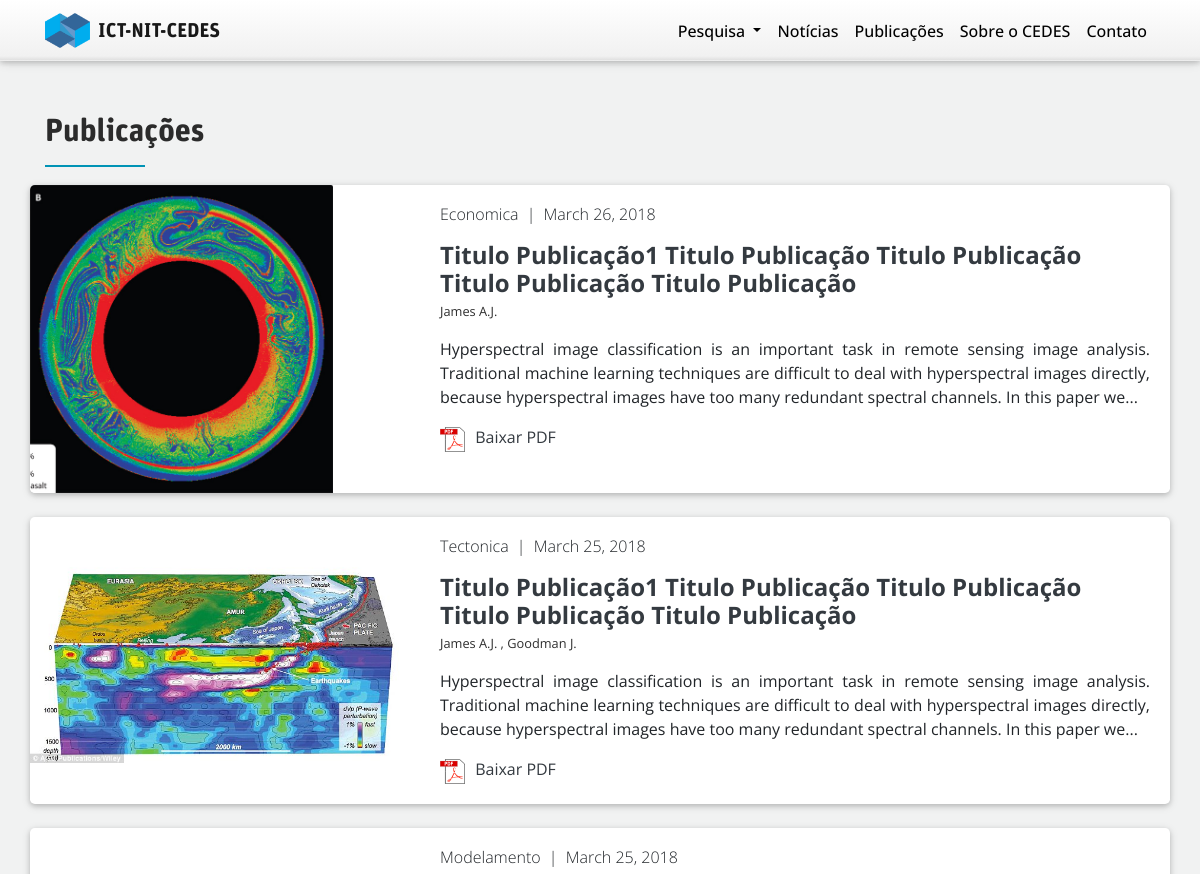
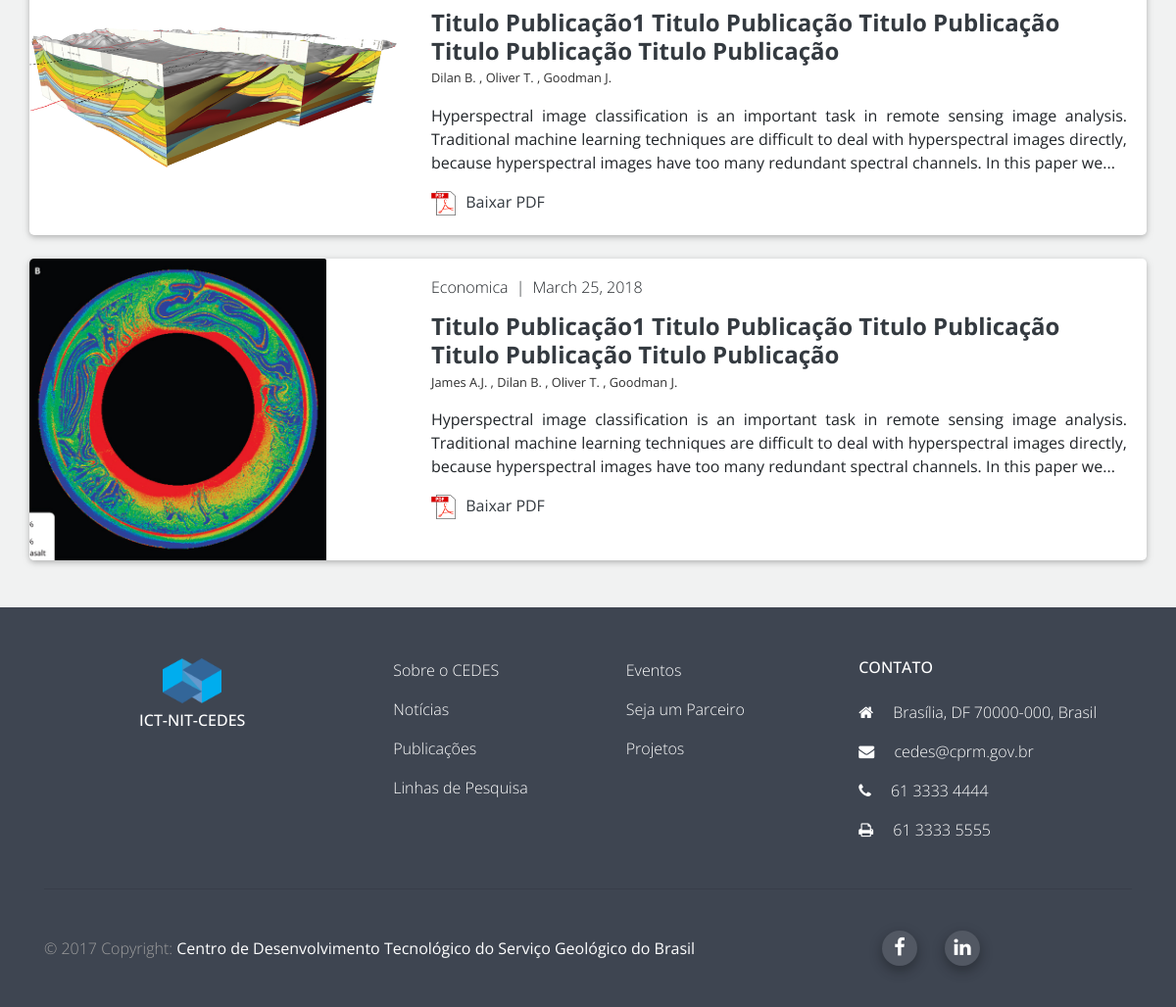
Page /publications on the committed database (2 pictures, top to bottom).
### app/models.py (models this page shows, shortened)
class Publications(db.Model):
    id = db.Column(db.Integer, primary_key=True)
    title = db.Column(db.String(256), index=True)
    category_id = db.Column(db.Integer, db.ForeignKey('publication_categories.id'))
    category = db.relationship('Publication_categories', backref='publication')
    pub_type_id = db.Column(db.Integer, db.ForeignKey('publication_type.id'))
    pub_type = db.relationship('Publication_type', backref='publication')
    date = db.Column(db.DateTime, index=True, default=datetime.utcnow)
    update = db.Column(db.DateTime, index=True, default=datetime.utcnow)
    abstract = db.Column(db.Text())
    file_dir = db.Column(db.String(512))
    authors = db.relationship('Authors', secondary=pub_authors, backref='publication', lazy='dynamic')
    imgs_dir = db.relationship('Publication_imgs', backref='publication', lazy='dynamic')
    @property
    def slugified_title(self):
        return slugify(self.title)
    def link(self):
        return url_for('pubs_detail', post_id=self.id, slug=self.slugified_title)

class Publication_imgs(db.Model):
    id = db.Column(db.Integer, primary_key=True)
    pub_id = db.Column(db.Integer, db.ForeignKey('publications.id'))
    img_path = db.Column(db.String(512))

class Publication_categories(db.Model):
    id = db.Column(db.Integer, primary_key=True)
    category = db.Column(db.String(64), unique=True)

class Authors(db.Model):
    id = db.Column(db.Integer, primary_key=True)
    name = db.Column(db.String(256))
    abrev = db.Column(db.String(64))

### app/routes.py (the view)
@app.route('/publications')
def publications():
    page = request.args.get('page', 1, type=int)
    publications = Publications.query.order_by(Publications.update.desc()).paginate(page, app.config['POSTS_PER_PAGE'], False)
    next_url = url_for('publications', page=publications.next_num) \
        if publications.has_next else None
    prev_url = url_for('publications', page=publications.prev_num) \
        if publications.has_prev else None
    return render_template('publications.html', page=page, pubs=publications, next_url=next_url, prev_url=prev_url)

### app/templates/publications.html (shortened to what this page needs)
{% extends "base.html" %}
{% block content %}
<header>{% block header %}{% include "partials/navbar.html" %}{% endblock %}</header>
{% if pubs.items %}
    {% include "partials/_pubs.html" %}
{% endif %}
{% endblock %}

### app/templates/base.html (shortened to what this page needs)
<!doctype html>
<html lang="pt-br">
    <head>
        <link rel="stylesheet" href="https://maxcdn.bootstrapcdn.com/font-awesome/4.6.0/css/font-awesome.min.css">
        <link href="/static/css/bootstrap.min.css" rel="stylesheet">
        <link href="/static/css/mdb.min.css" rel="stylesheet">
        <link href="/static/css/site.css" rel="stylesheet">
    </head>
    <body>
        {% block content %}
        {% endblock %}
        {% block footer %}
            {% include "partials/footer.html" %}
        {% endblock %}
    </body>
</html>

### app/templates/partials/navbar.html (shortened to what this page needs)
<nav class="navbar navbar-expand-md navbar-light fixed-top top-nav-collapse navbar-txt">
    <div class="container container-nav">
        <a class="navbar-brand mb-0 h1 align-items-center d-flex" href="{{ url_for('index') }}">
            <img src="/static/LOGOS/cedes_1.png" width="45" height="35"
            class="d-inline-block align-top mr-2" alt="">
        ICT-NIT-CEDES
        </a>
        <div class="collapse navbar-collapse" id="navbarsExampleDefault">
        <ul class="navbar-nav ml-auto">
            <li class="nav-item dropdown">
            <a class="nav-link dropdown-toggle" href="#ResearchCont" id="dropdown01" >
                Pesquisa
            </a>
            </li>
            <li class="nav-item">
            <a class="nav-link" href="{{ url_for('news') }}">Notícias</a>
            </li>
            <li class="nav-item">
            <a class="nav-link" href="#PublicationCont">Publicações</a>
            </li>
            <li class="nav-item">
            <a class="nav-link" href="#aboutCont">Sobre o CEDES <span class="sr-only">(current)</span></a>
            </li>
            <li class="nav-item">
            <a class="nav-link" href="#footer">Contato</a>
            </li>
        </ul>
        </div>
    </div>
</nav>

### app/templates/partials/_pubs.html (shortened to what this page needs)
<section id="NewsCont">
    <div class="container pt-5 mb-5">
        <a href="#!">
            <h2 class="display__title h2"> Publicações </h2>
        </a>
        {% if pubs.items %}
        {% for pub in pubs.items %}
            <div class="row mb-4">
                <article>
                    <div class="card hoverable w-100 view">
                        <div class="row">
                            <div class="col-md-4 center_img-helper pr-0">
                                {% if pub.imgs_dir.all()[0] %}
                                <img class="img-fluid align-middle" src="{{ pub.imgs_dir.all()[0].img_path }}" alt="Card image cap">
                                {% endif%}
                            </div>
                            <div class="col-md-8">
                                <div class="card-body">
                                    <h6 class="silver-text">
                                        {{ pub.category.category }}
                                        <span class="px-1">|</span>
                                        <time datetime="2018-10-01" itemprop="datePublished">
                                            {{ moment(pub.date).format('LL') }}
                                        </time>
                                    </h6>
                                    <h4 class="card-title pt-2 mb-1">
                                        <a class="text-dark a-under" href="{{ pub.link() }}"><strong>{{ pub.title }}</strong></a>
                                    </h4>
                                    <p class="h7 text-secondary mb-3">
                                        {% for author in pub.authors.all() %}
                                            {{ author.abrev }}
                                            {% if not loop.last %}
                                                ,
                                            {% endif %}
                                        {% endfor %}
                                    </p>
                                    <p class="text-justify">
                                        {{ pub.abstract | truncate(300) }}
                                    </p>
                                    <a class="text-dark a-under" href="{{ pub.file_dir }}" target="_blank">
                                        Baixar PDF
                                    </a>
                                </div>
                            </div>
                        </div>
                    </div>
                </article>
            </div>
        {% endfor %}
        {% endif %}
    </div>
</section>

### app/templates/partials/footer.html (shortened to what this page needs)
<footer id="footer" class="page-footer center-on-small-only stylish-color-dark">
    <div class="container">
        <div class="row text-center text-md-left mt-3 pb-3">
        <div class="col-md-3 col-lg-3 col-xl-3 mx-auto mt-3">
            <div class="d-flex align-items-center justify-content-center">
            <img src="/static/LOGOS/cedes_1.png" width="60" height="46"
            class="d-inline-block mb-2" alt="">
            </div>
            <h6 class="title mb-4 font-bold text-center">ICT-NIT-CEDES</h6>
        </div>
        <div class="col-md-2 col-lg-2 col-xl-2 mx-auto mt-3">
            <p><a href="#!">Sobre o CEDES</a></p>
            <p><a href="#!">Notícias</a></p>
            <p><a href="#!">Publicações</a></p>
            <p><a href="#!">Linhas de Pesquisa</a></p>
        </div>
        <div class="col-md-3 col-lg-2 col-xl-2 mx-auto mt-3">
            <p><a href="#!">Eventos</a></p>
            <p><a href="#!">Seja um Parceiro</a></p>
            <p><a href="#!">Projetos</a></p>
        </div>
        <div class="col-md-4 col-lg-3 col-xl-3 mx-auto mt-3">
            <h6 class="title mb-4 font-bold">Contato</h6>
            <p><i class="fa fa-home mr-3"></i> Brasília, DF 70000-000, Brasil</p>
            <p><i class="fa fa-envelope mr-3"></i> cedes@cprm.gov.br</p>
            <p><i class="fa fa-phone mr-3"></i> 61 3333 4444</p>
            <p><i class="fa fa-print mr-3"></i> 61 3333 5555</p>
        </div>
        </div>
        <hr>
        <div class="row py-3 d-flex align-items-center">
        <div class="col-md-8 col-lg-9">
            <p class="text-center text-md-left grey-text">© 2017 Copyright: <a href="#!"><strong> Centro de Desenvolvimento Tecnológico do Serviço Geológico do Brasil</strong></a></p>
        </div>
        <div class="col-md-4 col-lg-3 ml-lg-0">
            <div class="social-section text-center text-md-left">
                <ul>
                    <li><a class="btn-floating btn-sm rgba-white-slight mr-xl-4"><i class="fa fa-facebook"></i></a></li>
                    <li><a class="btn-floating btn-sm rgba-white-slight mr-xl-4"><i class="fa fa-linkedin"></i></a></li>
                </ul>
            </div>
        </div>
        </div>
    </div>
</footer>

### app/static/css/site.css (style rules this page uses)
html { -webkit-font-smoothing: antialiased; text-rendering: optimizeLegibility; }
body { background: #f1f2f2; overflow-x:hidden; font-family: "Open sans",sans-serif; font-size: .86667rem; }
@media (min-width: 45.33333em) { body { font-size: 1rem; } }
.h1, .h2, h1, h2 { font-family: UnitRounded,sans-serif; font-weight: 700; }
.navbar { background-color: transparent; }
.top-nav-collapse { background: linear-gradient( to bottom, rgba(255,255,255,1) 0%, rgba(241,241,241,1) 92%, rgba(225,225,225,1) 98%, rgba(246,246,246,1) 100%); }
section { padding-top: 65px; }
.display__title { display:inline-block; margin:0 0 18px 0; color: #2b2b2b }
.display__title:after { content:""; display:block; height:2px; width:100px; margin:14px 0 0 0; background:#0093b5; }
.card { height: 100%; display: flex; }
.h7 { font-size: 0.8rem; }
.btn-floating { position: relative; z-index: 1; overflow: hidden; width: 47px; height: 47px; padding: 0; border-radius: 50% !IMPORTANT; margin: 10px; background-color: #a6c; color: #fff; cursor: pointer; -webkit-transition: .3s; transition: .3s; box-shadow: 0 5px 11px 0 rgba(0, 0, 0, .18), 0 4px 15px 0 rgba(0, 0, 0, .15); display: flex!important; justify-content: center; align-items: center; }
.btn-floating:before { border-radius: 0 }
.btn-floating.btn-sm { width: 36px; height: 36px; }
.btn-floating i { display: inline-block; width: inherit; color: #fff; font-size: 1.25rem; line-height: 47px; text-align: center }
footer.page-footer { margin-top: 30px; }
.navbar-txt { font-weight: 500; }
.center_img-helper { display: flex; align-items: center; flex-wrap: wrap; max-height: 308px; }
.center_img-helper img { max-height: 308px; }
.icon-pdf-multicolor { margin-right: 6px; width: 25px; height: 25px; vertical-align: middle; }
.text-secondary { color: #2e2e2e !important; }

### rows in the picture
Publications: imgs_dir (picture), category.category "Economica", date "March 26, 2018", title "Titulo Publicação1 Titulo Publicação Titulo Publicação Titulo Publicação Titulo Publicação", abstract "Hyperspectral image classification is an important task in remote sensing image analysis. Traditional machine learning techniques are difficult to deal with hyperspectral images directly, because hyperspectral images have too many redundant spectral channels. In this paper we..."
Authors: abrev "James A.J."
Publications: imgs_dir (picture), category.category "Tectonica", date "March 25, 2018", title "Titulo Publicação1 Titulo Publicação Titulo Publicação Titulo Publicação Titulo Publicação", abstract "Hyperspectral image classification is an important task in remote sensing image analysis. Traditional machine learning techniques are difficult to deal with hyperspectral images directly, because hyperspectral images have too many redundant spectral channels. In this paper we..."
Authors: abrev "Goodman J."
Publications: imgs_dir (picture), category.category "Modelamento", date "March 25, 2018", title "Titulo Publicação1 Titulo Publicação Titulo Publicação Titulo Publicação Titulo Publicação", abstract "Hyperspectral image classification is an important task in remote sensing image analysis. Traditional machine learning techniques are difficult to deal with hyperspectral images directly, because hyperspectral images have too many redundant spectral channels. In this paper we..."
Authors: abrev "Dilan B."
Authors: abrev "Oliver T."
Publications: imgs_dir (picture), category.category "Economica", date "March 25, 2018", title "Titulo Publicação1 Titulo Publicação Titulo Publicação Titulo Publicação Titulo Publicação", abstract "Hyperspectral image classification is an important task in remote sensing image analysis. Traditional machine learning techniques are difficult to deal with hyperspectral images directly, because hyperspectral images have too many redundant spectral channels. In this paper we..."
